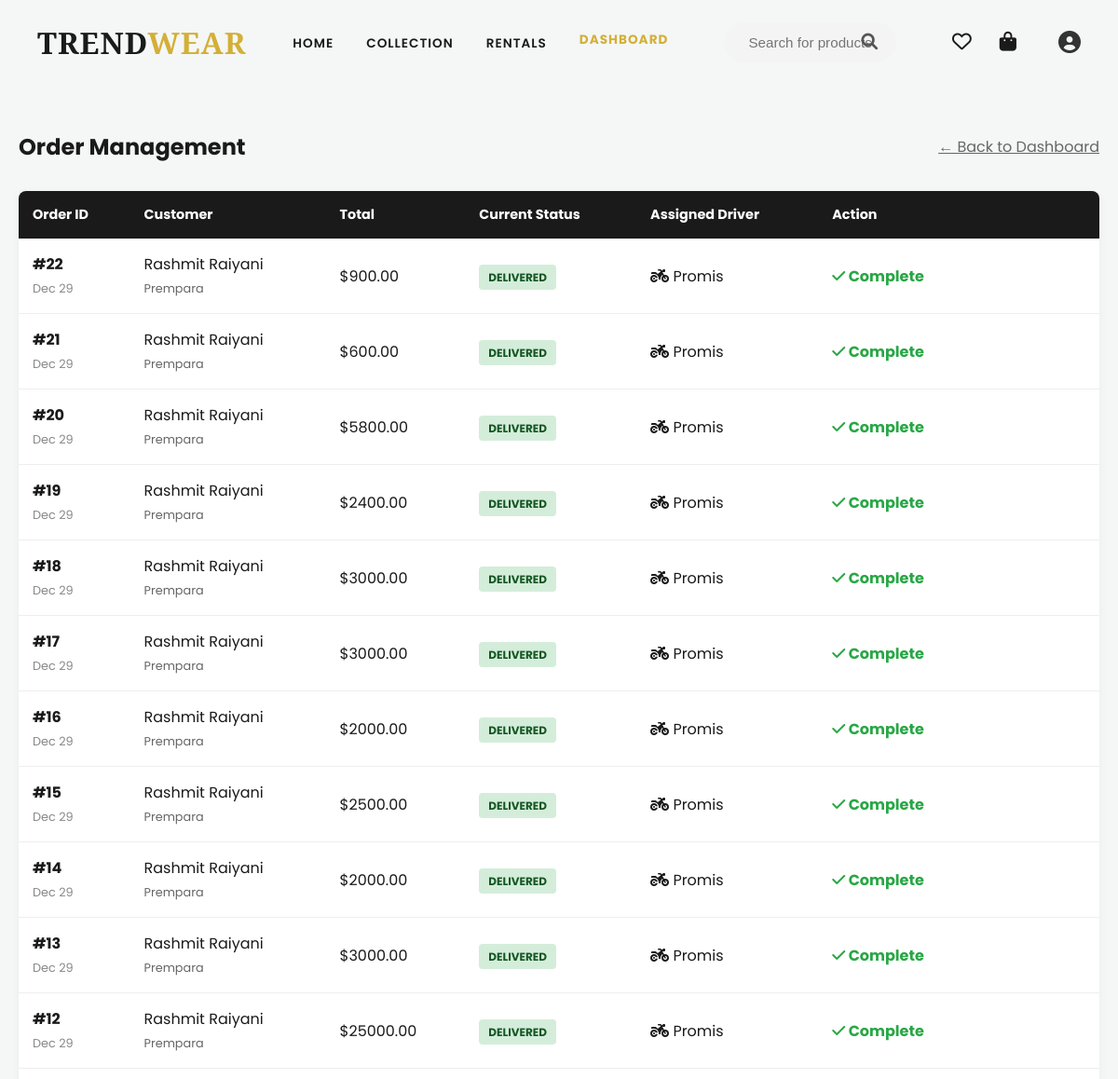
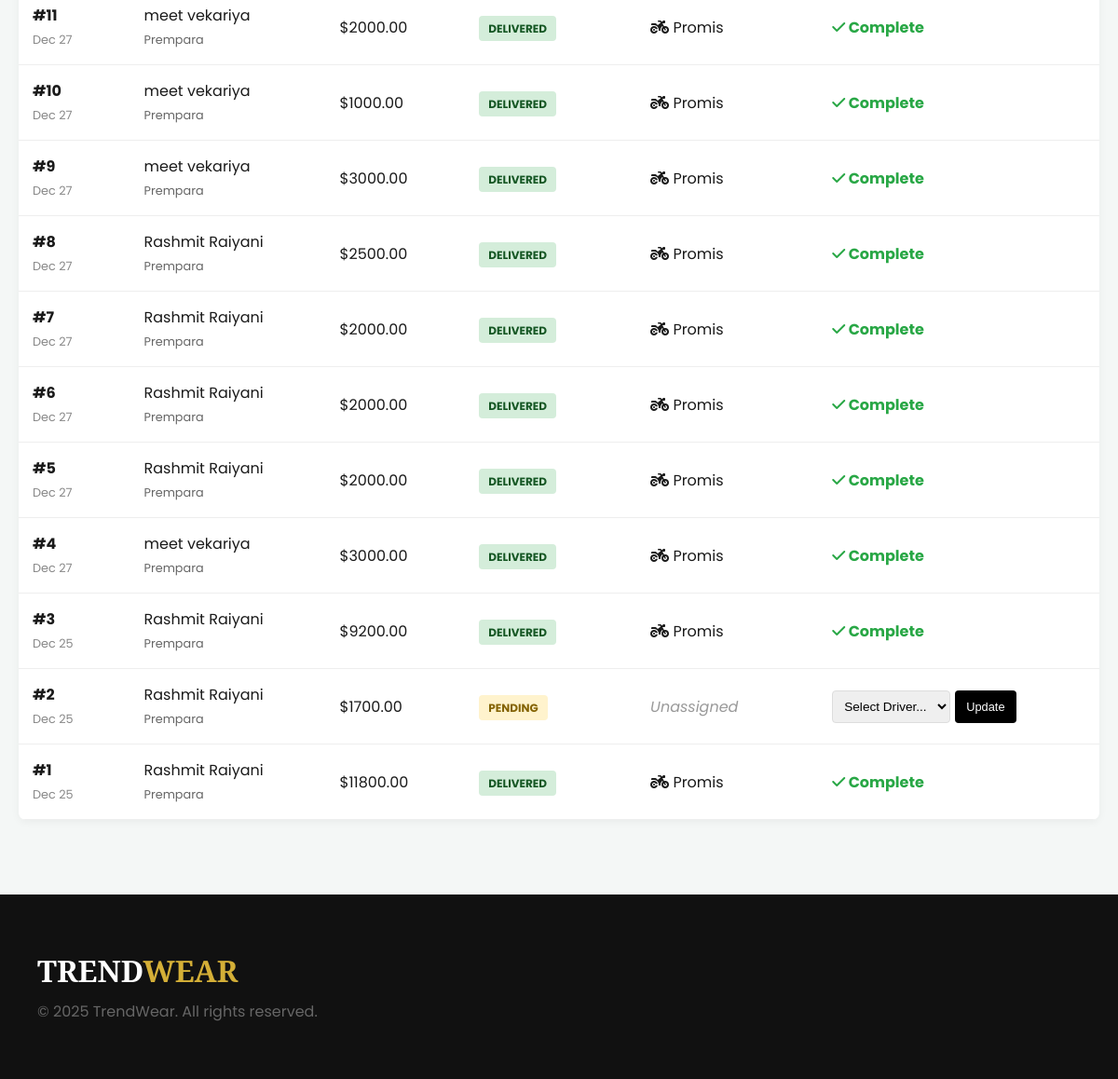
Page /dashboard/orders/ (signed in) on the committed database (2 pictures, top to bottom).
### shop/models.py (models this page shows, shortened)
class Order(models.Model):
    user = models.ForeignKey(settings.AUTH_USER_MODEL, on_delete=models.CASCADE)
    total_price = models.DecimalField(max_digits=10, decimal_places=2)
    created_at = models.DateTimeField(auto_now_add=True)

class CustomUser(AbstractUser):
    phone_number = models.CharField(max_length=10, blank=True, null=True)
    role = models.CharField(max_length=20, default='customer')

class DeliveryProfile(models.Model):
    user = models.OneToOneField(settings.AUTH_USER_MODEL, on_delete=models.CASCADE, related_name='delivery_profile')
    phone = models.CharField(max_length=20, blank=True, null=True)
    address = models.CharField(max_length=255, blank=True, null=True)
    city = models.CharField(max_length=100, blank=True, null=True)
    state = models.CharField(max_length=100, blank=True, null=True)
    zip_code = models.CharField(max_length=20, blank=True, null=True)

class Delivery(models.Model):
    STATUS_CHOICES = (
        ('Pending', 'Pending'),
        ('Out for Delivery', 'Out for Delivery'),
        ('Delivered', 'Delivered'),
        ('Failed', 'Failed'),
    )
    order = models.OneToOneField(
        'Order',
        on_delete=models.CASCADE,
        related_name='delivery_info'
    )
    delivery_boy = models.ForeignKey(
        DeliveryBoy,
        on_delete=models.SET_NULL,
        null=True,
        related_name='deliveries'
    )
    assigned_at = models.DateTimeField(auto_now_add=True)
    delivered_at = models.DateTimeField(null=True, blank=True)
    status = models.CharField(max_length=50, choices=STATUS_CHOICES, default='Pending')
    admin_note = models.TextField(blank=True, null=True)
    otp = models.CharField(max_length=6, blank=True, null=True)

class DeliveryBoy(models.Model):
    user = models.OneToOneField(CustomUser, on_delete=models.CASCADE, related_name='deliveryboy')
    vehicle_number = models.CharField(max_length=20)
    vehicle_type = models.CharField(max_length=20)
    salary = models.DecimalField(max_digits=10, decimal_places=2, help_text="Monthly Salary")
    joined_at = models.DateTimeField(auto_now_add=True)
    is_active = models.BooleanField(default=True)

### shop/views.py (the view)
# urls.py: path('dashboard/orders/', views.admin_orders, name='admin_orders'),
@user_passes_test(is_superuser, login_url='login')
def admin_orders(request):
    orders = Order.objects.select_related('user', 'delivery_info').order_by('-created_at')
    drivers = DeliveryBoy.objects.select_related('user').all()
    context = {
        'orders': orders,
        'drivers': drivers
    }
    return render(request, 'admin_orders.html', context)

### shop/views.py (called while the page is built)
def is_superuser(user):
    return user.is_superuser

### templates/admin_orders.html (shortened to what this page needs)
{% extends 'base.html' %} {% block content %}
<div class="admin-container">
    <div class="page-header">
        <h2>Order Management</h2>
        <a href="{% url 'admin_dashboard' %}" style="text-decoration: underline; color: #666;">&larr; Back to Dashboard</a>
    </div>
    <table class="data-table">
        <thead>
            <tr>
                <th>Order ID</th>
                <th>Customer</th>
                <th>Total</th>
                <th>Current Status</th>
                <th>Assigned Driver</th>
                <th>Action</th>
            </tr>
        </thead>
        <tbody>
            {% for order in orders %}
            <tr>
                <td><strong>#{{ order.id }}</strong><br><span style="font-size:0.8rem; color:#888;">{{ order.created_at|date:"M d" }}</span></td>
                <td>
                    {{ order.user.first_name }} {{ order.user.last_name }}<br>
                    <span style="font-size:0.8rem; color:#666;">{{ order.user.delivery_profile.city }}</span>
                </td>
                <td>${{ order.total_price }}</td>
                <td>
                    <span class="status-badge {{ order.delivery_info.status|lower|cut:' ' }}">
                        {{ order.delivery_info.status }}
                    </span>
                </td>
                <td>
                    {% if order.delivery_info.delivery_boy %}
                        <i class="fas fa-motorcycle"></i> {{ order.delivery_info.delivery_boy.user.first_name }}
                    {% else %}
                        <span style="color: #999; font-style: italic;">Unassigned</span>
                    {% endif %}
                </td>
                <td>
                    {% if order.delivery_info.status != 'Delivered' %}
                        <form action="{% url 'assign_driver' order.id %}" method="POST" class="assign-form">
                            <select name="driver_id" class="driver-select" required>
                                <option value="" disabled selected>Select Driver...</option>
                            </select>
                            <button type="submit" class="btn-assign">Update</button>
                        </form>
                    {% else %}
                        <span style="color: #28a745; font-weight: bold;"><i class="fas fa-check"></i> Complete</span>
                    {% endif %}
                </td>
            </tr>
            {% empty %}
            <tr>
                <td colspan="6" style="text-align:center; padding: 40px;">No orders found.</td>
            </tr>
            {% endfor %}
        </tbody>
    </table>
</div>
{% endblock %}

### templates/base.html (style rules this page uses)
:root { --primary-color: #0f5132; --accent-color: #d4af37; --text-dark: #1a1a1a; --bg-light: #f9f9f9; --white: #ffffff; --font-heading: 'Playfair Display', serif; --font-body: 'Poppins', sans-serif; }
* { margin: 0; padding: 0; box-sizing: border-box; }
body { background-color: var(--bg-light); color: var(--text-dark); font-family: var(--font-body); overflow-x: hidden; padding-top: 100px; }
a { text-decoration: none; color: inherit; transition: 0.3s; }

### templates/admin_orders.html (style rules this page uses)
body { background: #f4f7f6; }
.admin-container { max-width: 1200px; margin: 40px auto; padding: 0 20px; }
.page-header { display: flex; justify-content: space-between; align-items: center; margin-bottom: 30px; }
.data-table { width: 100%; background: #fff; border-radius: 8px; border-collapse: collapse; overflow: hidden; box-shadow: 0 2px 10px rgba(0,0,0,0.05); }
.data-table th { background: #1a1a1a; color: #fff; text-align: left; padding: 15px; font-size: 0.9rem; }
.data-table td { padding: 15px; border-bottom: 1px solid #eee; vertical-align: middle; }
.status-badge { padding: 5px 10px; border-radius: 4px; font-size: 0.75rem; font-weight: bold; text-transform: uppercase; }
.status-badge.pending { background: #fff3cd; color: #856404; }
.status-badge.delivered { background: #d4edda; color: #155724; }
.assign-form { display: flex; gap: 5px; }
.driver-select { padding: 8px; border: 1px solid #ddd; border-radius: 4px; font-size: 0.85rem; }
.btn-assign { background: #000; color: #fff; border: none; padding: 8px 12px; border-radius: 4px; cursor: pointer; font-size: 0.8rem; }

### rows in the picture
Order: id "22", created_at "Dec 29", user.first_name "Rashmit", user.last_name "Raiyani", user.delivery_profile.city "Prempara", total_price "900.00", delivery_info.status "DELIVERED", delivery_info.delivery_boy.user.first_name "Promis", shows "Complete"
Order: id "21", created_at "Dec 29", user.first_name "Rashmit", user.last_name "Raiyani", user.delivery_profile.city "Prempara", total_price "600.00", delivery_info.status "DELIVERED", delivery_info.delivery_boy.user.first_name "Promis", shows "Complete"
Order: id "20", created_at "Dec 29", user.first_name "Rashmit", user.last_name "Raiyani", user.delivery_profile.city "Prempara", total_price "5800.00", delivery_info.status "DELIVERED", delivery_info.delivery_boy.user.first_name "Promis", shows "Complete"
Order: id "19", created_at "Dec 29", user.first_name "Rashmit", user.last_name "Raiyani", user.delivery_profile.city "Prempara", total_price "2400.00", delivery_info.status "DELIVERED", delivery_info.delivery_boy.user.first_name "Promis", shows "Complete"
Order: id "18", created_at "Dec 29", user.first_name "Rashmit", user.last_name "Raiyani", user.delivery_profile.city "Prempara", total_price "3000.00", delivery_info.status "DELIVERED", delivery_info.delivery_boy.user.first_name "Promis", shows "Complete"
Order: id "17", created_at "Dec 29", user.first_name "Rashmit", user.last_name "Raiyani", user.delivery_profile.city "Prempara", total_price "3000.00", delivery_info.status "DELIVERED", delivery_info.delivery_boy.user.first_name "Promis", shows "Complete"
Order: id "16", created_at "Dec 29", user.first_name "Rashmit", user.last_name "Raiyani", user.delivery_profile.city "Prempara", total_price "2000.00", delivery_info.status "DELIVERED", delivery_info.delivery_boy.user.first_name "Promis", shows "Complete"
Order: id "15", created_at "Dec 29", user.first_name "Rashmit", user.last_name "Raiyani", user.delivery_profile.city "Prempara", total_price "2500.00", delivery_info.status "DELIVERED", delivery_info.delivery_boy.user.first_name "Promis", shows "Complete"
Order: id "14", created_at "Dec 29", user.first_name "Rashmit", user.last_name "Raiyani", user.delivery_profile.city "Prempara", total_price "2000.00", delivery_info.status "DELIVERED", delivery_info.delivery_boy.user.first_name "Promis", shows "Complete"
Order: id "13", created_at "Dec 29", user.first_name "Rashmit", user.last_name "Raiyani", user.delivery_profile.city "Prempara", total_price "3000.00", delivery_info.status "DELIVERED", delivery_info.delivery_boy.user.first_name "Promis", shows "Complete"
Order: id "12", created_at "Dec 29", user.first_name "Rashmit", user.last_name "Raiyani", user.delivery_profile.city "Prempara", total_price "25000.00", delivery_info.status "DELIVERED", delivery_info.delivery_boy.user.first_name "Promis", shows "Complete"
Order: id "11", created_at "Dec 27", user.first_name "meet", user.last_name "vekariya", user.delivery_profile.city "Prempara", total_price "2000.00", delivery_info.status "DELIVERED", delivery_info.delivery_boy.user.first_name "Promis", shows "Complete"
Order: id "10", created_at "Dec 27", user.first_name "meet", user.last_name "vekariya", user.delivery_profile.city "Prempara", total_price "1000.00", delivery_info.status "DELIVERED", delivery_info.delivery_boy.user.first_name "Promis", shows "Complete"
Order: id "9", created_at "Dec 27", user.first_name "meet", user.last_name "vekariya", user.delivery_profile.city "Prempara", total_price "3000.00", delivery_info.status "DELIVERED", delivery_info.delivery_boy.user.first_name "Promis", shows "Complete"
Order: id "8", created_at "Dec 27", user.first_name "Rashmit", user.last_name "Raiyani", user.delivery_profile.city "Prempara", total_price "2500.00", delivery_info.status "DELIVERED", delivery_info.delivery_boy.user.first_name "Promis", shows "Complete"
Order: id "7", created_at "Dec 27", user.first_name "Rashmit", user.last_name "Raiyani", user.delivery_profile.city "Prempara", total_price "2000.00", delivery_info.status "DELIVERED", delivery_info.delivery_boy.user.first_name "Promis", shows "Complete"
Order: id "6", created_at "Dec 27", user.first_name "Rashmit", user.last_name "Raiyani", user.delivery_profile.city "Prempara", total_price "2000.00", delivery_info.status "DELIVERED", delivery_info.delivery_boy.user.first_name "Promis", shows "Complete"
Order: id "5", created_at "Dec 27", user.first_name "Rashmit", user.last_name "Raiyani", user.delivery_profile.city "Prempara", total_price "2000.00", delivery_info.status "DELIVERED", delivery_info.delivery_boy.user.first_name "Promis", shows "Complete"
Order: id "4", created_at "Dec 27", user.first_name "meet", user.last_name "vekariya", user.delivery_profile.city "Prempara", total_price "3000.00", delivery_info.status "DELIVERED", delivery_info.delivery_boy.user.first_name "Promis", shows "Complete"
Order: id "3", created_at "Dec 25", user.first_name "Rashmit", user.last_name "Raiyani", user.delivery_profile.city "Prempara", total_price "9200.00", delivery_info.status "DELIVERED", delivery_info.delivery_boy.user.first_name "Promis", shows "Complete"
Order: id "2", created_at "Dec 25", user.first_name "Rashmit", user.last_name "Raiyani", user.delivery_profile.city "Prempara", total_price "1700.00", delivery_info.status "PENDING", shows "Unassigned"
Order: id "1", created_at "Dec 25", user.first_name "Rashmit", user.last_name "Raiyani", user.delivery_profile.city "Prempara", total_price "11800.00", delivery_info.status "DELIVERED", delivery_info.delivery_boy.user.first_name "Promis", shows "Complete"
